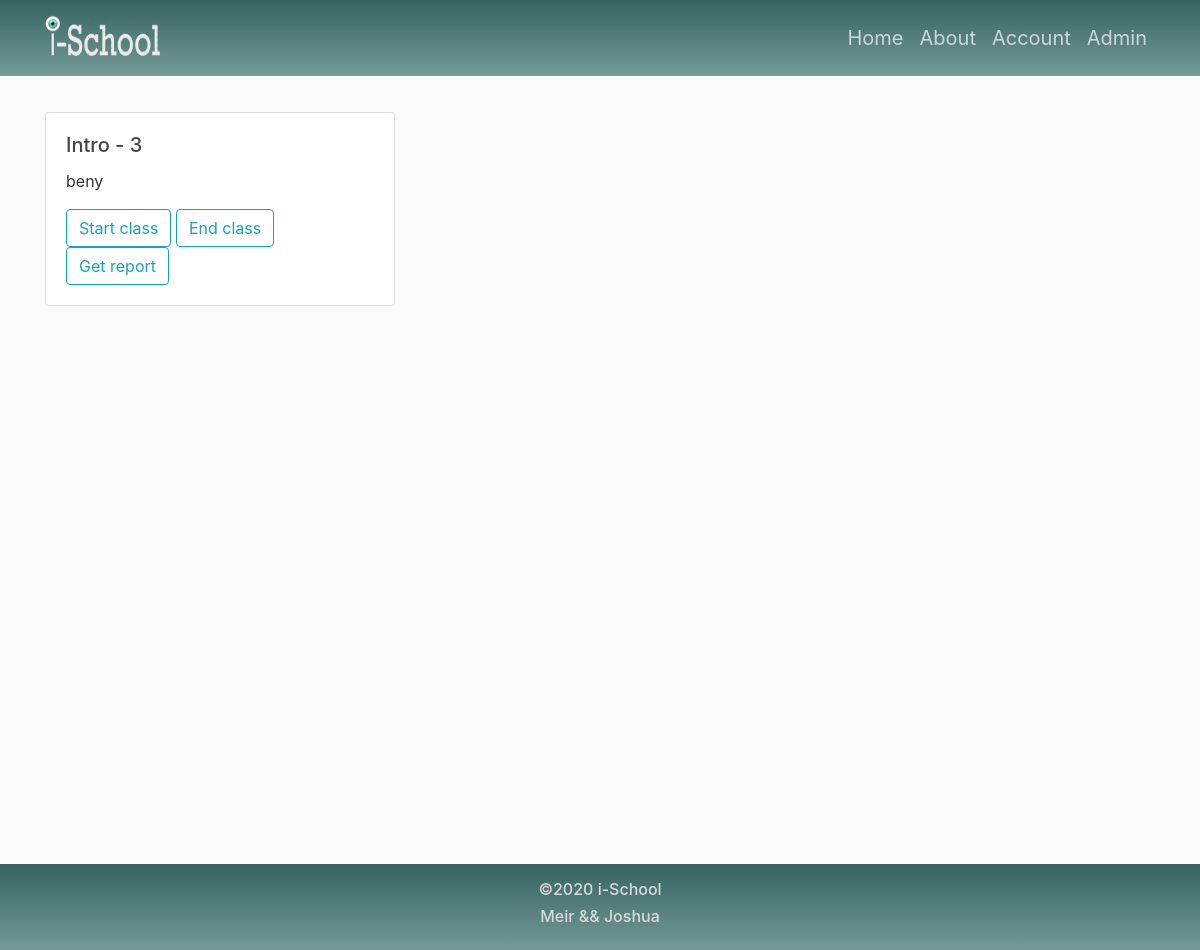
The page /course (signed in) on the database its author committed.
### iSchoolApp/models.py (models this page shows, shortened)
class Lecture(db.Model):
    id = db.Column(db.Integer, primary_key=True)
    nameOfLecture = db.Column(db.String(20), unique=True, nullable=False)
    class_number = db.Column(db.Integer)
    percentage = db.Column(db.Integer)
    user_id = db.Column(db.Integer, db.ForeignKey('user.id'))
    course_att = db.relationship('CourseAttendance', backref='attend', lazy=True)
    def __repr__(self):
        return f"Lecture('{self.nameOfLecture}')"

class User(db.Model, UserMixin):
    id = db.Column(db.Integer, primary_key=True)
    username = db.Column(db.String(20), unique=True, nullable=False)
    email = db.Column(db.String(120), unique=True, nullable=False)
    image_file = db.Column(db.String(20), nullable=False, default='default.jpg')
    password = db.Column(db.String(60), nullable=False)
    lecture = db.relationship('Lecture', backref='year', lazy=True)

### iSchoolApp/teacher/routes.py (the view)
@teacher.route("/course", methods=['GET'])
@login_required
def course():
    course_list = current_user.lecture
    print(course_list)
    size = len(course_list)
    if size > 0:
        return render_template('course.html', course_list=course_list, size=size)
    else:
        flash('You don\'t  have courses', 'danger')
        return redirect((url_for('teacher.account')))

### iSchoolApp/models.py (called while the page is built)
@login_manager.user_loader
def load_user(user_id):
    return User.query.get(int(user_id))

### iSchoolApp/templates/course.html (shortened to what this page needs)
{% extends "layout.html" %}
{% block content %}
<br>
<br>
    <div class="container">
        <div class="row">
            {% for cr in course_list %}
            <div class="col-sm-12 col-md-6 col-lg-4">
                <div class="card">
                  <div class="card-body">
                    <h5 class="card-title">{{cr.nameOfLecture}} - {{cr.id}}</h5>
                    <p class="card-text">{{ current_user.username }}</p>
                      <button style="text-align: center" name="courseIdStart" value="{{cr.id}}" class="btn btn-outline-info">Start class</button>
                      <button style="text-align: center" name="courseIdEnd" value="{{cr.id}}" class="btn btn-outline-info">End class</button>
                      <form action="/report" method="post">
                      <button type="submit" style="text-align: center" name="courseIdReport" value="{{cr.id}}" class="btn btn-outline-info">Get report</button>
                      </form>
                  </div>
                </div>
            </div>
            {% endfor %}
        </div>
    </div>
{% endblock content %}

### iSchoolApp/static/main.css (style rules this page uses)
body { background: #fafafa; color: #333333; }
h1, h2, h3, h4, h5, h6 { color: #444444; }

### iSchoolApp/static/index.css (style rules this page uses)
body { margin-top: 4rem; }

### rows shown on the page
Lecture: nameOfLecture "Intro", id "3"
User: username "beny"
